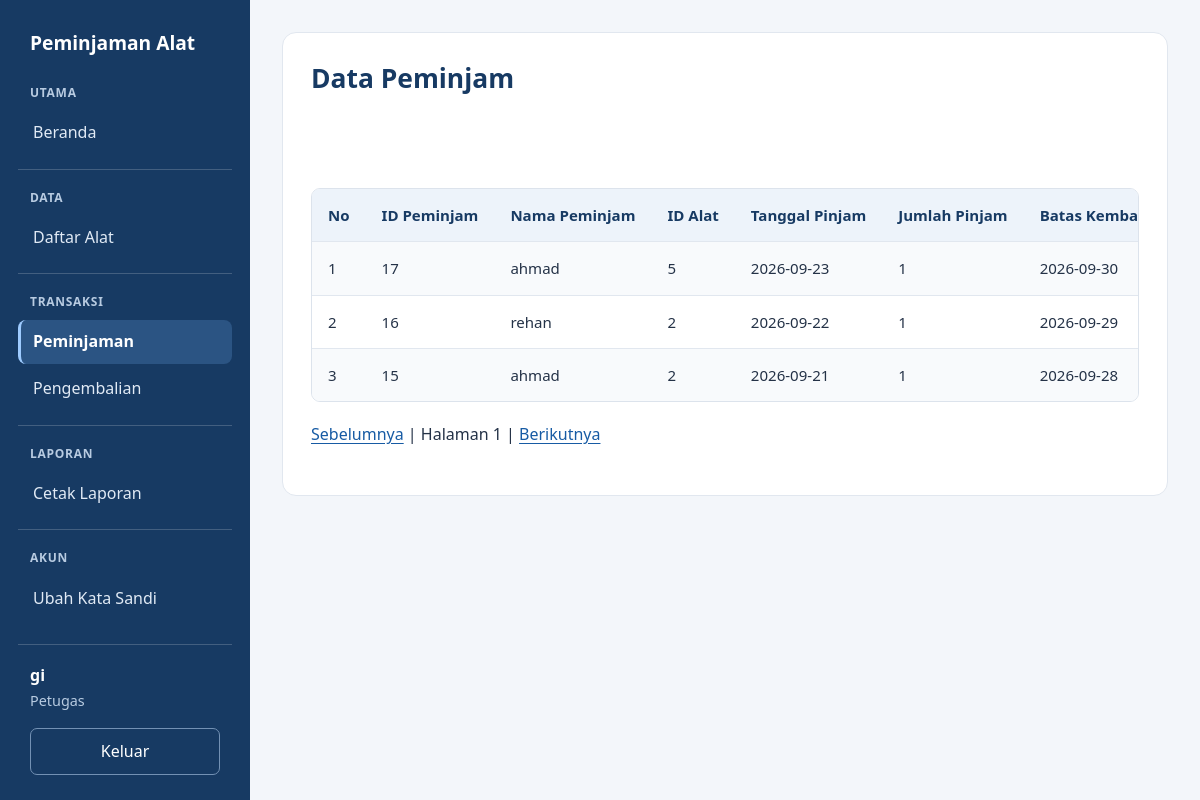
Screenshot of /peminjaman/tampil.php (signed in) with the database file from the repository.
### tables this page shows
CREATE TABLE `peminjam` (
  `id_peminjam` int(11) NOT NULL AUTO_INCREMENT,
  `nama_peminjam` varchar(100) DEFAULT NULL,
  `id_alat` int(11) DEFAULT NULL,
  `tanggal_pinjam` date DEFAULT NULL,
  `jumlah_pinjam` int(11) DEFAULT NULL,
  `id_user` int(11) DEFAULT NULL,
  `batas_kembali` date DEFAULT NULL,
  `status` varchar(30) NOT NULL DEFAULT 'arsip',
  PRIMARY KEY (`id_peminjam`),
  KEY `idx_pinjam_user` (`id_user`),
  CONSTRAINT `fk_pinjam_user` FOREIGN KEY (`id_user`) REFERENCES `user` (`id_user`)
);

### config/fungsi.php (called while the page is built, shortened)
<?php
function aman($nilai) {
    return htmlspecialchars((string) $nilai, ENT_QUOTES, 'UTF-8');
}
    ?>
    <?php
require_once __DIR__ . '/../index.php';

### peminjaman/tampil.php (the view, shortened to what this page needs)
<?php
require __DIR__ . '/../config/connection.php';
$halaman = 1;
$awal = ($halaman - 1) * 50;
$filter = ' WHERE 1=1';
$query = mysqli_query($conn, "SELECT * FROM peminjam $filter ORDER BY id_peminjam DESC LIMIT $awal, 50");
?>
<h2>Data Peminjam</h2>
<br><br>
<div class="tabel-scroll" role="region" aria-label="Tabel data" tabindex="0">
    <table>
        <tr>
            <th>No</th>
            <th>ID Peminjam</th>
            <th>Nama Peminjam</th>
            <th>ID Alat</th>
            <th>Tanggal Pinjam</th>
            <th>Jumlah Pinjam</th>
            <th>Batas Kembali</th>
        </tr>
        <?php
        $no = $awal + 1;
        while ($data = mysqli_fetch_assoc($query)) {
            ?>
            <tr>
                <td><?php echo $no++; ?></td>
                <td><?php echo aman($data['id_peminjam']); ?></td>
                <td><?php echo aman($data['nama_peminjam']); ?></td>
                <td><?php echo aman($data['id_alat']); ?></td>
                <td><?php echo aman($data['tanggal_pinjam']); ?></td>
                <td><?php echo aman($data['jumlah_pinjam']); ?></td>
                <td><?php echo aman($data['batas_kembali'] ?: 'Tidak tercatat (arsip lama)'); ?></td>
        </tr>
        <?php
    }
    ?>
</table>
</div>
<p><a href="?halaman=<?php echo max(1, $halaman-1); ?>">Sebelumnya</a> | Halaman <?php echo $halaman; ?> | <a href="?halaman=<?php echo $halaman+1; ?>">Berikutnya</a>
</p>

### assets/style.css (style rules this page uses)
:root { color-scheme: light; font-family: "Segoe UI", Arial, sans-serif; color: #243247; background: #f3f6fa; line-height: 1.6; }
* { box-sizing: border-box; }
body { margin: 0; }
a { color: #175ba4; text-underline-offset: 3px; }
h1, h2, h3 { color: #173a63; line-height: 1.3; }
h2 { margin-top: 0; font-size: 1.65rem; }
p { margin: 0 0 20px; }
.halaman-aplikasi { display: grid; grid-template-columns: 250px minmax(0, 1fr); min-height: 100vh; }
.tabel-scroll { width: 100%; overflow-x: auto; margin: 20px 0; border: 1px solid #dce3ec; border-radius: 9px; }
table { width: 100%; border-collapse: collapse; font-size: .94rem; }
th, td { padding: 14px 16px; border-bottom: 1px solid #e1e7ef; text-align: left; vertical-align: top; }
th { background: #edf3fa; color: #173a63; white-space: nowrap; }
tr:last-child td { border-bottom: 0; }
tr:nth-child(even) { background: #f8fafc; }

### rows the page displays
peminjam: id_peminjam "17", nama_peminjam "ahmad", id_alat "5", tanggal_pinjam "2026-09-23", jumlah_pinjam "1", batas_kembali "2026-09-30"
peminjam: id_peminjam "16", nama_peminjam "rehan", id_alat "2", tanggal_pinjam "2026-09-22", jumlah_pinjam "1", batas_kembali "2026-09-29"
peminjam: id_peminjam "15", nama_peminjam "ahmad", id_alat "2", tanggal_pinjam "2026-09-21", jumlah_pinjam "1", batas_kembali "2026-09-28"

### other values shown
aman($kelompok) "UTAMA"
aman($label) "Beranda"
aman($kelompok) "DATA"
aman($label) "Daftar Alat"
aman($kelompok) "TRANSAKSI"
aman($label) "Peminjaman"
aman($label) "Pengembalian"
aman($kelompok) "LAPORAN"
aman($label) "Cetak Laporan"
aman($kelompok) "AKUN"
aman($label) "Ubah Kata Sandi"
aman($_SESSION['nama']) "gi"
aman(ucfirst($level)) "Petugas"
$halaman "1"
